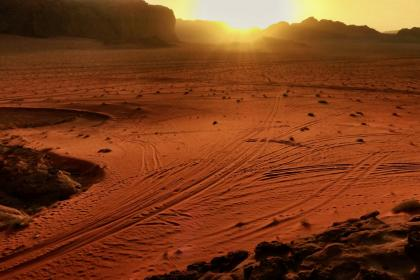
#> input picture data/images/image1.jpg, 420 x 280 px
$ python 21_colorTransfer.py
#> lines starting #> are read from the running program, lines starting #| are printed output that depends on the picture
import cv2
import numpy as np

src = cv2.imread('data/images/image1.jpg')
#> src is the input picture: shape (280, 420, 3); mean B, G, R 27, 60.6, 122.6
dst = cv2.imread('data/images/image2.jpg')
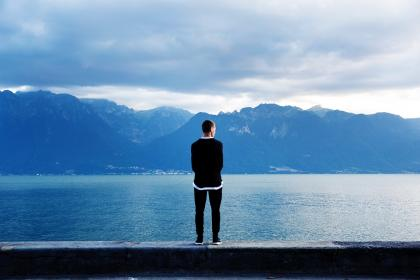
#> input picture data/images/image2.jpg, 420 x 280 px
#> dst is the input picture: shape (280, 420, 3); mean B, G, R 174.8, 142.5, 107.1

cv2.imshow("src", src)
cv2.imshow('dst', dst)

output = dst.copy()

srcLab = cv2.cvtColor(src, cv2.COLOR_BGR2LAB)
#> srcLab: shape (280, 420, 3); mean of channels 0, 1, 2 83.8, 152, 159.4
dstLab = cv2.cvtColor(dst, cv2.COLOR_BGR2LAB)
#> dstLab: shape (280, 420, 3); mean of channels 0, 1, 2 145.6, 126.4, 107.6
outputLab = cv2.cvtColor(output, cv2.COLOR_BGR2LAB)

srcLab = srcLab.astype('float')
#> srcLab: shape (280, 420, 3) float64; mean of channels 0, 1, 2 83.8, 152, 159.4
dstLab = dstLab.astype('float')
#> dstLab: shape (280, 420, 3) float64; mean of channels 0, 1, 2 145.6, 126.4, 107.6
outputLab = np.float32(outputLab)
#> outputLab: shape (280, 420, 3) float32; mean of channels 0, 1, 2 145.6, 126.4, 107.6

print(srcLab)
#> (printed output is left out)

# 채널 분리
srcL, srcA, srcB = cv2.split(srcLab)
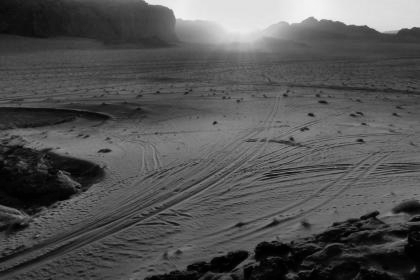
#> srcL: shape (280, 420) float64; min 0, max 248, mean 83.8
dstL, dstA, dstB = cv2.split(dstLab)
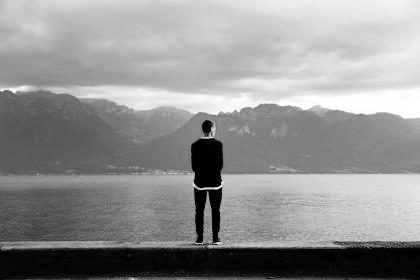
#> dstL: shape (280, 420) float64; min 0, max 255, mean 145.6
outL, outA, outB = cv2.split(outputLab)

outL = dstL - dstL.mean()
outA = dstA - dstA.mean()
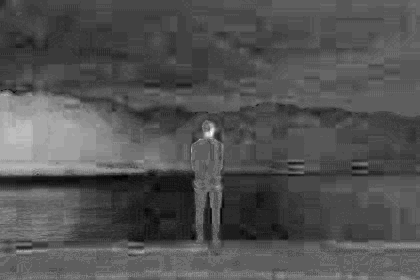
#> outA: shape (280, 420) float64; min -11.36, max 23.64, mean 0; drawn with min black and max white
outB = dstB - dstB.mean()

# 우리가 얻고자 하는 이미지
outL = outL * ( srcL.std() / dstL.std() )
outA = outA * ( srcA.std() / dstA.std() )
outB = outB * ( srcB.std() / dstB.std() )

outL = outL + srcL.mean()
outA = outA + srcA.mean()
outB = outB + srcB.mean()
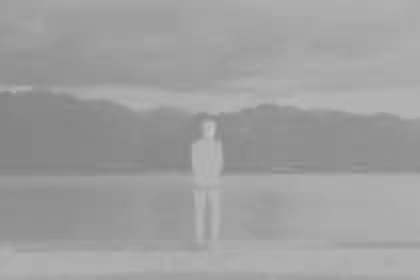
#> outB: shape (280, 420) float64; min 131.2, max 197.5, mean 159.4

# 우리가 눈으로 보기 위해서는 ? 사진은 0~255사이 값으로 셋팅
outL = np.clip(outL, 0, 255)
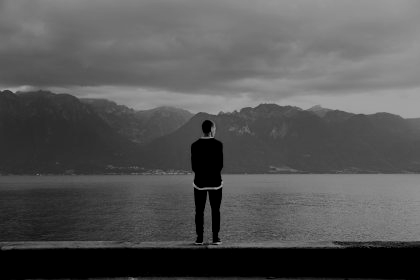
#> outL: shape (280, 420) float64; min 0, max 161.5, mean 85.5
outA = np.clip(outA, 0, 255)
outB = np.clip(outB, 0, 255)

# 채널 합치기
outputLab = cv2.merge( [outL, outA, outB] )
#> outputLab: shape (280, 420, 3) float64; mean of channels 0, 1, 2 85.5, 152, 159.4

# 이미지는 8비트(1바이트) 정수이므로, 형 변환
outputLab = np.uint8(outputLab)
#> outputLab: shape (280, 420, 3); mean of channels 0, 1, 2 85.1, 151.1, 158.9

# imshow는 BGR이므로 바꿔준다.
outputLab = cv2.cvtColor(outputLab, cv2.COLOR_LAB2BGR)
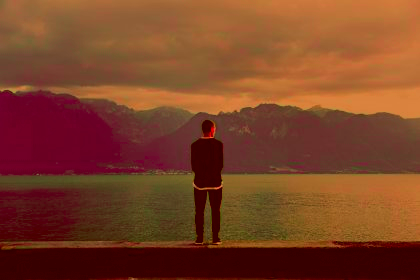
#> outputLab: shape (280, 420, 3); mean B, G, R 37.8, 64.9, 123.6

cv2.imshow("output" ,outputLab)

cv2.waitKey()
cv2.destroyAllWindows()
